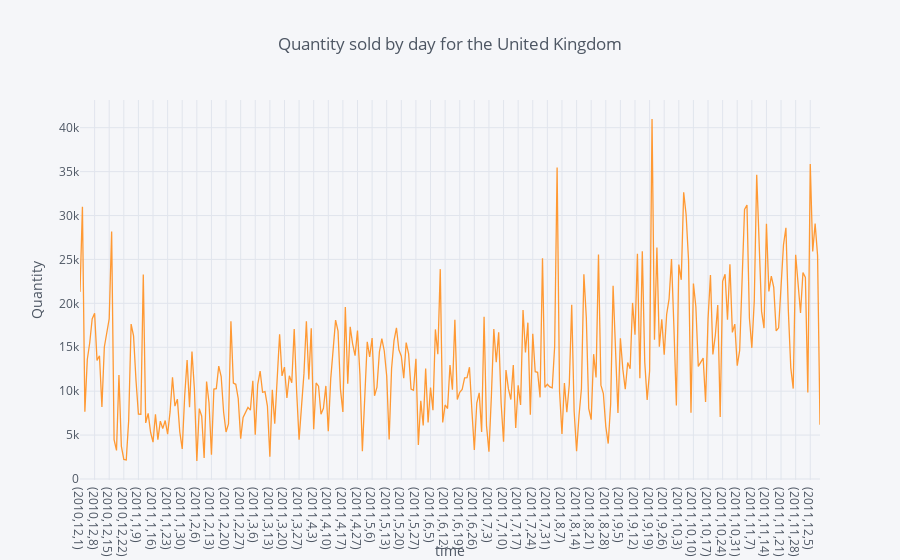

The cell this chart's notebook holds for it:
### Code cell
uk_groupby.iplot(kind='line', x=['Year', 'Month', 'Day'], xTitle='time',
           yTitle='Quantity', title='Quantity sold by day for the United Kingdom')

### Figure 1 — Plotly figure (JSON) as saved in the notebook; plotly's stock layout.template omitted (floating-point values rounded to 4 significant figures; data arrays with more than 128 entries replaced by an {"elided": "..."} marker saying what was removed)
{"data": [{"line": {"color": "rgba(255, 153, 51, 1.0)", "dash": "solid", "shape": "linear", "width": 1.3}, "mode": "lines", "name": "Quantity", "text": "", "type": "scatter", "uid": "3325bf2d-57a2-41d5-b7c0-7ee6a8b270e0", "x": {"elided": "305 str values"}, "y": {"elided": "305 int values"}}], "layout": {"legend": {"bgcolor": "#F5F6F9", "font": {"color": "#4D5663"}}, "paper_bgcolor": "#F5F6F9", "plot_bgcolor": "#F5F6F9", "title": {"font": {"color": "#4D5663"}, "text": "Quantity sold by day for the United Kingdom"}, "xaxis": {"gridcolor": "#E1E5ED", "showgrid": true, "tickfont": {"color": "#4D5663"}, "title": {"font": {"color": "#4D5663"}, "text": "time"}, "zerolinecolor": "#E1E5ED"}, "yaxis": {"gridcolor": "#E1E5ED", "showgrid": true, "tickfont": {"color": "#4D5663"}, "title": {"font": {"color": "#4D5663"}, "text": "Quantity"}, "zerolinecolor": "#E1E5ED"}}}
